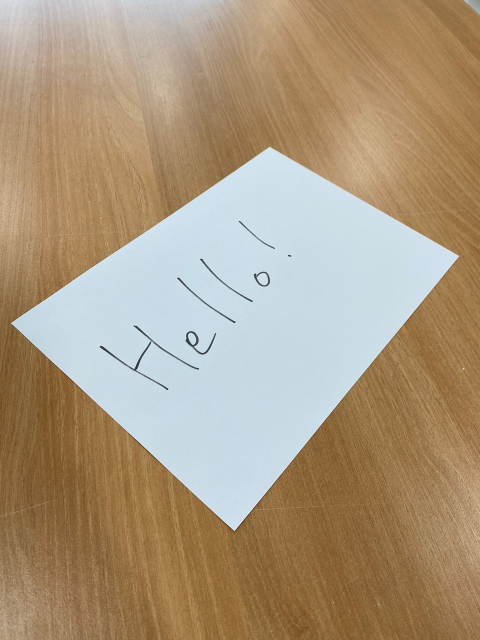
//> input picture hello.jpg, 960 x 1280 px (shown at 1/2 size)
$ ./main   (built with g++ and OpenCV 4)
//> lines starting //> are read from the running program, lines starting //| are printed output that depends on the picture; after the words box and inside, x2 and y2 are one past the last pixel; in counts of white or black regions, pixels touching at a corner belong together
//20201514 HyunSoo Lee
#include <opencv2/opencv.hpp>
#include <algorithm>
#include <iostream>
#include <windows.h>
#include <vector>
#include <tesseract/baseapi.h>
#include <leptonica/allheaders.h>

using namespace cv;
using namespace std;
using namespace tesseract;

Mat imgRefine(Mat img, int gaussian = 0, int canny1 = 0, int canny2 = 0);
double  pythagoras(int  x1, int y1, int  x2, int y2);

int main() {

	// 1. Load image, Gray Scaling, Canny edge detection, Gaussian Blur
	Mat img = imread("hello.jpg");
//> img is the input picture: 1280 rows x 960 cols, CV_8UC3; mean B, G, R 127.7, 153.2, 171.9
	resize(img, img, Size((img.size().width) / 1.5, (img.size().height) / 1.5));
//> img: 853 rows x 640 cols, CV_8UC3
	Mat result = imgRefine(img, 5, 150, 10);
//> in imgRefine, `cvtColor(img, gray, COLOR_BGR2GRAY);`:
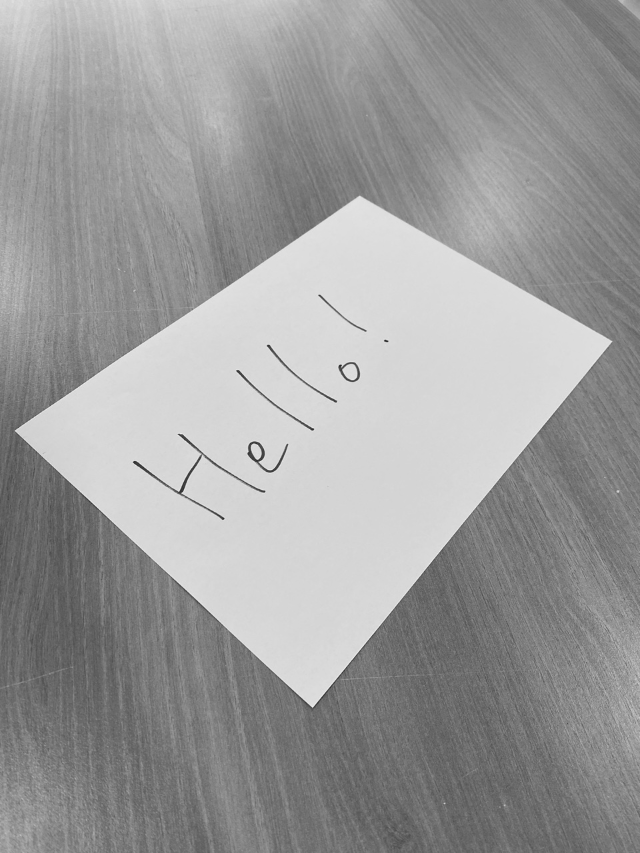
//> gray: 853 rows x 640 cols, CV_8UC1; min 39, max 240, mean 155.8
//> in imgRefine, `threshold(gray, result, 125, 255, THRESH_OTSU);`:
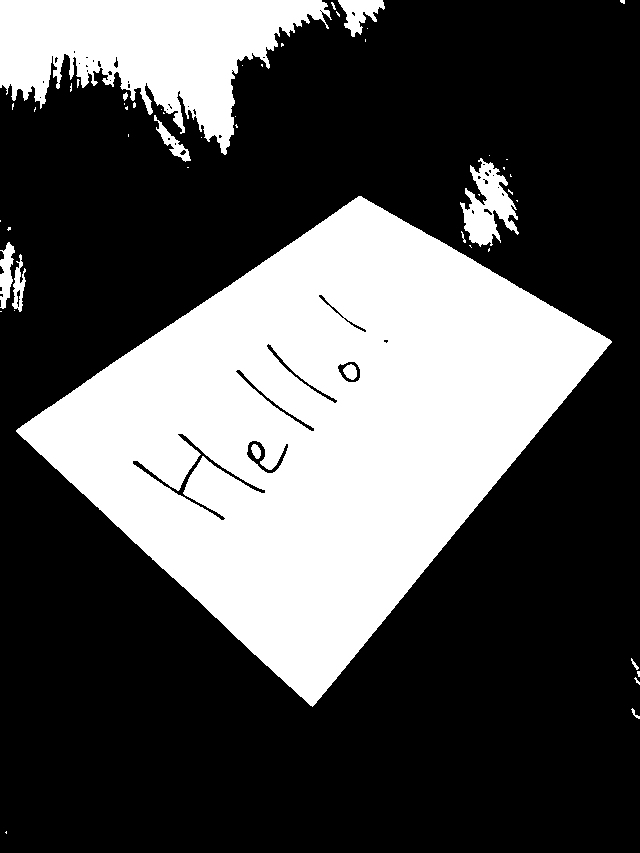
//> result: 853 rows x 640 cols, CV_8UC1; 33.2% white; 51 white regions (38 under 20 px), largest, box (x1, y1, x2, y2) and area: (16, 196, 612, 707) 148889, (0, 0, 332, 155) 26706, (460, 158, 519, 247) 2611
//> in imgRefine, `Canny(gray, result, canny1, canny2);`:
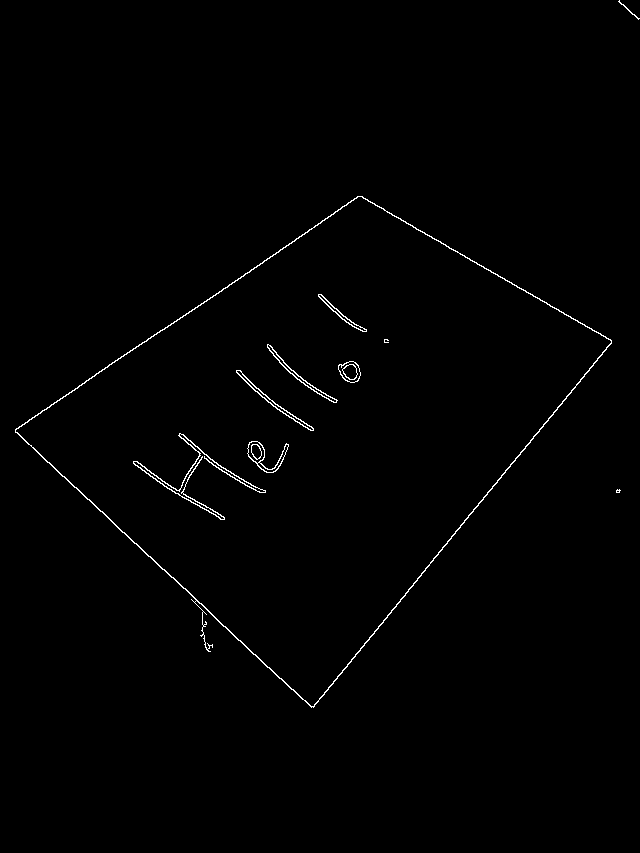
//> result: 853 rows x 640 cols, CV_8UC1; 0.75% white in thin lines or dots, all inside (x1, y1, x2, y2) = (15, 0, 640, 708)

	// 2. Find Contours
	vector<vector<Point>> contours;
	//2 dimension array, number of Contours - location of The Contour
	vector<Vec4i> hierarchy;
	findContours(result, contours, hierarchy, RETR_CCOMP, CHAIN_APPROX_TC89_L1);
//> contours = 22 contours, 4 with area under 20; largest, box (x1, y1, x2, y2) and area: (15, 196, 612, 708) 151552, (15, 196, 612, 707) 150532, (247, 441, 289, 473) 456, (236, 370, 314, 431) 349, (338, 361, 361, 383) 348

	// 3. Draw Contour
	vector<vector<Point>> conpoly(contours.size());
//> conpoly = 22 empty contours
	vector<Point2f> square;
	for (int i = 0; i < contours.size(); i++) {
		approxPolyDP(contours[i], conpoly[i], 1.95, true);
		if (conpoly[i].size() == 4) {
			drawContours(img, conpoly, i, Scalar(255 , 0 , 255), 2);
			copy(conpoly[i].begin(), conpoly[i].end(), back_inserter(square));
		}
		imshow("Img", img);
	}
//> this loop made 22 passes
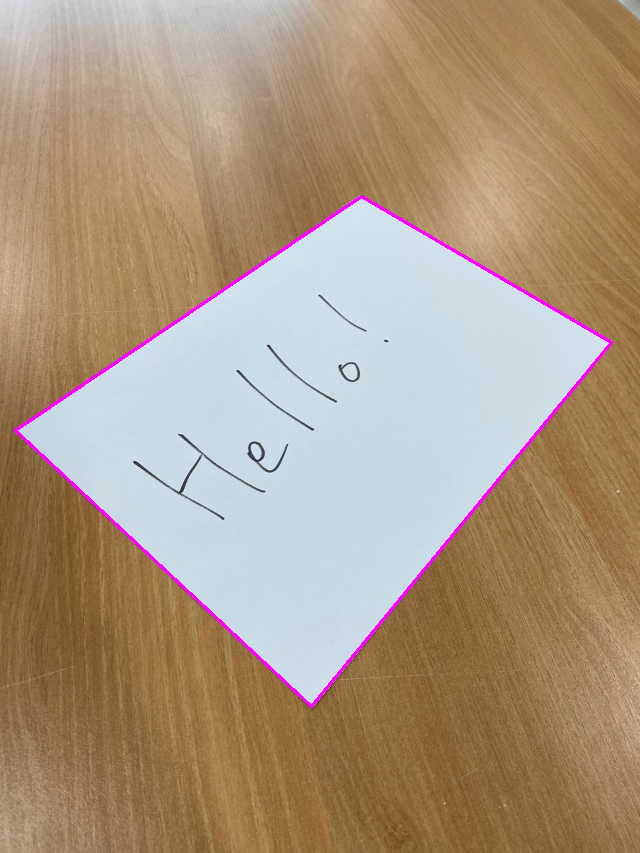
//> img: 853 rows x 640 cols, CV_8UC3; mean B, G, R 128.2, 151.2, 172.4

	// 4. Warping (Size : Using pythagoras)
	double width = pythagoras((int)square[0].x, (int)square[0].y, (int)square[3].x, (int)square[3].y);
//> width = 576
	double height = pythagoras((int)square[0].x, (int)square[0].y, (int)square[1].x, (int)square[1].y);
//> height = 392

	Size warp_size((int) width, (int) height);
//> warp_size = Size(576, 392)
	Mat warp_img(warp_size, img.type());
//> warp_img: 392 rows x 576 cols, CV_8UC3; every value is 0
	vector<Point2f> warp_square(4);

	warp_square[0] = Point(warp_img.cols, 0);
	warp_square[1] = Point(warp_img.cols, warp_img.rows);
	warp_square[2] = Point(0, warp_img.rows);
	warp_square[3] = Point(0, 0);

	Mat trans = getPerspectiveTransform(square, warp_square);
//> trans = [[1.21, -1.3, 541.2], [1.22, 1.81, -796.2], [-0.000274, 0.00182, 1]]
	warpPerspective(img, warp_img, trans, warp_size);
	imshow("warping", warp_img);
	warp_img = imgRefine(warp_img, 5);
//> call 2 of imgRefine, with gaussian = 5, canny1 = 0, canny2 = 0
//> in imgRefine (call 2), `cvtColor(img, gray, COLOR_BGR2GRAY);`:
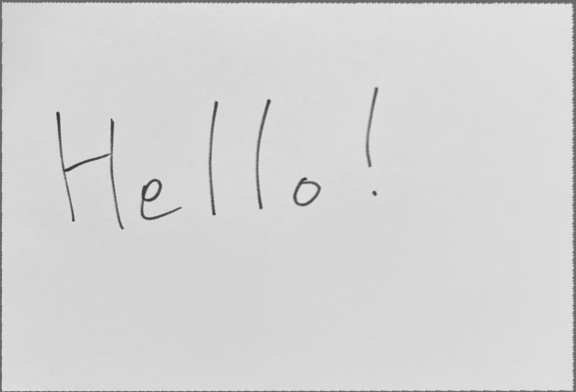
//> gray: 392 rows x 576 cols, CV_8UC1; min 51, max 229, mean 212.7
//> in imgRefine (call 2), `threshold(gray, result, 125, 255, THRESH_OTSU);`:
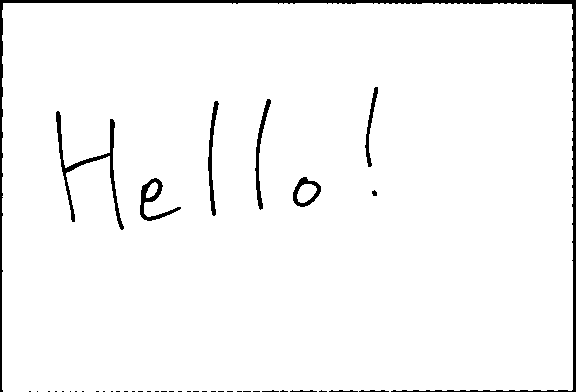
//> result: 392 rows x 576 cols, CV_8UC1; 96.7% white; 43 black regions (32 under 20 px), largest, box (x1, y1, x2, y2) and area: (0, 0, 576, 392) 4272, (56, 111, 124, 230) 969, (140, 178, 181, 221) 472
	resize(warp_img, warp_img, Size((warp_img.size().width) / 2, (warp_img.size().height) / 2));
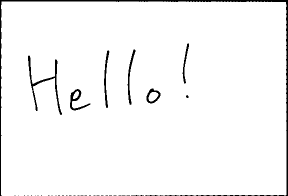
//> warp_img: 196 rows x 288 cols, CV_8UC1; min 0, max 255, mean 246.6
	//imshow("warping", warp_img);
	imwrite("warp_img.jpg", warp_img);

	char* outText;
//> (the run ends here: the program needs code that is not available in this run, at `TessBaseAPI* api = new TessBaseAPI();`)
